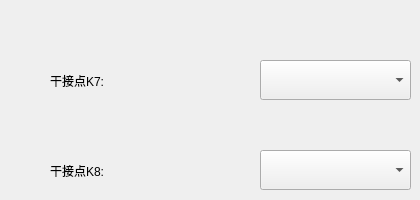
        <widget class="QWidget" name="page">
         <widget class="QLabel" name="label_24">
          <property name="geometry">
           <rect>
            <x>50</x>
            <y>60</y>
            <width>161</width>
            <height>41</height>
           </rect>
          </property>
          <property name="text">
           <string>干接点K7:</string>
          </property>
         </widget>
         <widget class="QComboBox" name="combox_remote_control_2">
          <property name="geometry">
           <rect>
            <x>260</x>
            <y>150</y>
            <width>151</width>
            <height>40</height>
           </rect>
          </property>
          <property name="font">
           <font>
            <pointsize>14</pointsize>
           </font>
          </property>
          <property name="focusPolicy">
           <enum>Qt::NoFocus</enum>
          </property>
          <property name="styleSheet">
           <string notr="true"/>
          </property>
         </widget>
         <widget class="QComboBox" name="combox_remote_control_1">
          <property name="geometry">
           <rect>
            <x>260</x>
            <y>60</y>
            <width>151</width>
            <height>40</height>
           </rect>
          </property>
          <property name="font">
           <font>
            <pointsize>14</pointsize>
           </font>
          </property>
          <property name="focusPolicy">
           <enum>Qt::NoFocus</enum>
          </property>
          <property name="styleSheet">
           <string notr="true"/>
          </property>
         </widget>
         <widget class="QLabel" name="label_25">
          <property name="geometry">
           <rect>
            <x>50</x>
            <y>150</y>
            <width>161</width>
            <height>41</height>
           </rect>
          </property>
          <property name="text">
           <string>干接点K8:</string>
          </property>
         </widget>
        </widget>
